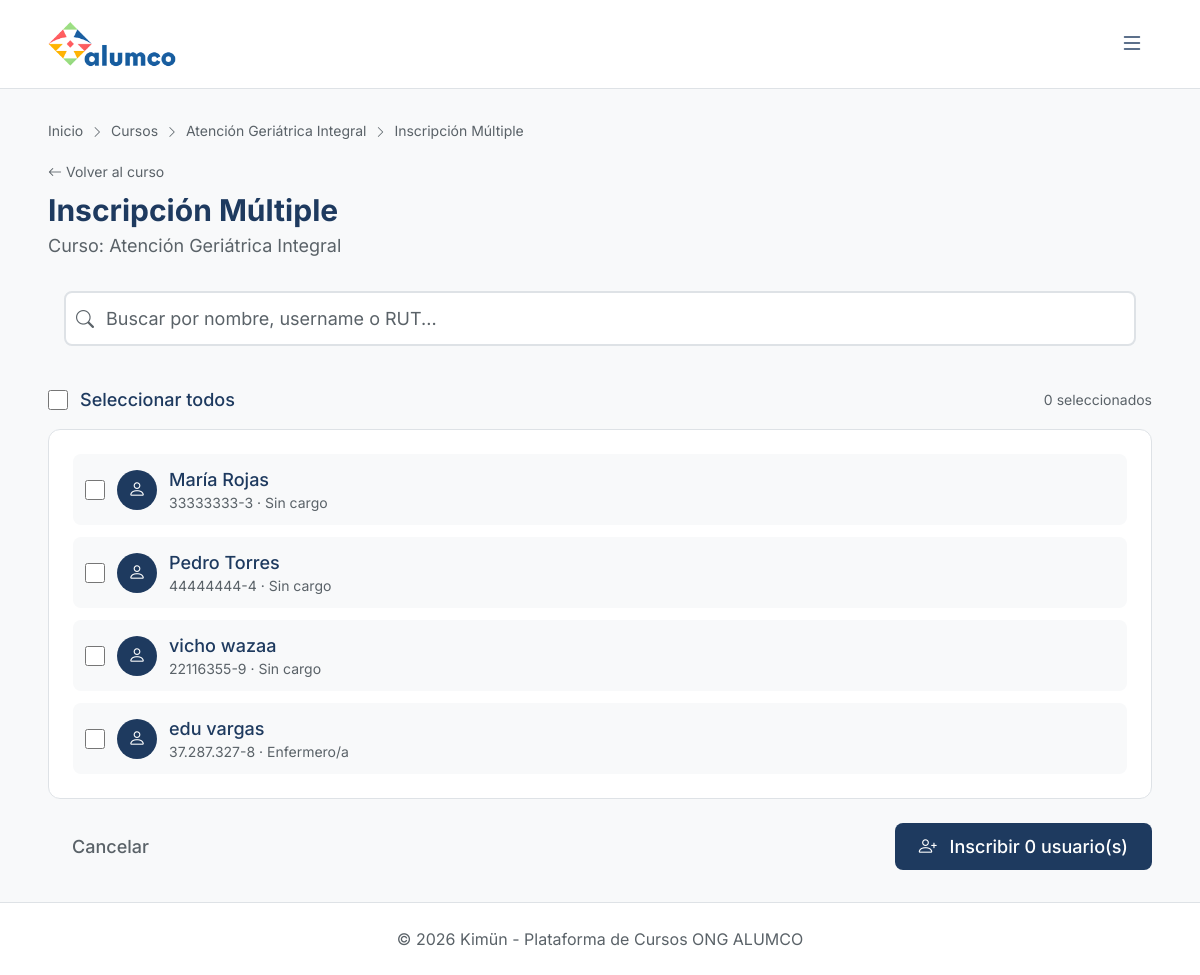
Page /cursos/10/inscribir-bulk/ (signed in) on the committed database.
### cursos/models.py (models this page shows, shortened)
class Curso(models.Model):
    ESTADO_CHOICES = [
        ('borrador', 'Borrador'),
        ('publicado', 'Publicado'),
    ]
    titulo = models.CharField(max_length=200)
    descripcion = models.TextField()
    categoria = models.ForeignKey(
        Categoria,
        on_delete=models.SET_NULL,
        null=True,
        blank=True,
        related_name='cursos'
    )
    docente_creador = models.ForeignKey(
        settings.AUTH_USER_MODEL,
        on_delete=models.CASCADE,
        related_name='cursos_creados'
    )
    estado = models.CharField(max_length=20, choices=ESTADO_CHOICES, default='borrador')
    fecha_creacion = models.DateTimeField(auto_now_add=True)
    horas_exigidas = models.PositiveIntegerField(default=0, help_text='Horas totales exigidas para completar el curso')
    horas_por_semana = models.PositiveIntegerField(default=0, help_text='Horas de dedicación semanal esperada')
    exige_tiempo_minimo = models.BooleanField(default=False, help_text='Evita que el alumno complete el curso en menos tiempo del exigido')
    duracion_minutos = models.PositiveIntegerField(default=0, help_text='Duración estimada en minutos')
    class Meta:
        verbose_name = 'Curso'
        verbose_name_plural = 'Cursos'

### usuarios/models.py (models this page shows, shortened)
class Usuario(AbstractUser):
    ROL_CHOICES = [
        ('admin', 'Administrador'),
        ('docente', 'Docente'),
        ('colaborador', 'Colaborador'),
    ]
    rut = models.CharField(max_length=12, unique=True, verbose_name='RUT')
    rol = models.CharField(max_length=20, choices=ROL_CHOICES, default='colaborador')
    cargo = models.ForeignKey(
        AreaCargo,
        on_delete=models.SET_NULL,
        null=True,
        blank=True,
        related_name='usuarios'
    )
    fecha_ingreso = models.DateField(null=True, blank=True, verbose_name='Fecha de Ingreso')
    telefono = models.CharField(max_length=20, null=True, blank=True, verbose_name='Teléfono')
    especialidades_externas = models.TextField(
        null=True,
        blank=True,
        help_text='Especialidades, conocimientos o habilidades adquiridas fuera de Kimün.',
        verbose_name='Especialidades Externas'
    )
    limite_pacientes_personalizado = models.IntegerField(
        null=True,
        blank=True,
        help_text='Si se define, sobreescribe el límite del cargo del usuario.'
    )
    class Meta:
        verbose_name = 'Usuario'
        verbose_name_plural = 'Usuarios'

class AreaCargo(models.Model):
    nombre = models.CharField(max_length=100, unique=True)
    limite_pacientes = models.PositiveIntegerField(
        default=0,
        help_text='Límite máximo de pacientes asignables para este rol. 0 significa sin límite.'
    )
    class Meta:
        verbose_name = 'Área/Cargo'
        verbose_name_plural = 'Áreas/Cargos'

### usuarios/views.py (the view, shortened to what this page needs)
# urls.py: path('cursos/<int:curso_id>/inscribir-bulk/', views.inscribir_curso_bulk, name='inscribir_curso_bulk'),
@login_required
@admin_required
def inscribir_curso_bulk(request, curso_id):
    curso = get_object_or_404(Curso, pk=curso_id)
    query = request.GET.get('q', '')
    usuarios_inscritos = InscripcionCurso.objects.filter(curso=curso).values_list('usuario_id', flat=True)
    usuarios_disponibles = Usuario.objects.exclude(id__in=usuarios_inscritos).filter(rol='colaborador')
    usuarios_disponibles = list(usuarios_disponibles.select_related('cargo'))
    return render(request, 'usuarios/inscribir_curso_bulk.html', {
        'curso': curso,
        'usuarios': usuarios_disponibles,
        'query': query
    })

### templates/usuarios/inscribir_curso_bulk.html (shortened to what this page needs)
<!DOCTYPE html>
{% extends 'base.html' %}
{% block breadcrumbs %}
<nav class="text-sm mb-4" style="color: var(--color-text-secondary);">
    <a href="{% url 'inicio' %}">Inicio</a>
    <i class="bi bi-chevron-right text-xs mx-1"></i>
    <a href="{% url 'cursos:curso_list' %}">Cursos</a>
    <i class="bi bi-chevron-right text-xs mx-1"></i>
    <a href="{% url 'cursos:curso_detail' pk=curso.pk %}">{{ curso.titulo }}</a>
    <i class="bi bi-chevron-right text-xs mx-1"></i>
    <span>Inscripción Múltiple</span>
</nav>
{% endblock %}
{% block content %}
<div class="fade-in">
    <div class="mb-4">
        <a href="{% url 'cursos:curso_detail' pk=curso.pk %}" class="text-sm hover:underline" style="color: var(--color-text-secondary);">
            <i class="bi bi-arrow-left"></i> Volver al curso
        </a>
        <h1 class="text-3xl font-bold mt-2">Inscripción Múltiple</h1>
        <p class="mt-1" style="color: var(--color-text-secondary);">
            Curso: {{ curso.titulo }}
        </p>
    </div>
    <form method="post" id="bulkForm">
        <div class="mb-6 p-4 rounded-xl" style="background-color: var(--color-bg);">
            <div class="relative">
                <i class="bi bi-search absolute left-3 top-1/2 transform -translate-y-1/2" style="color: var(--color-text-secondary);"></i>
                <input type="text" name="q" value="{{ query|default:'' }}"
                       placeholder="Buscar por nombre, username o RUT..."
                       class="w-full pl-10 pr-4 py-3 rounded-lg input-field"
                       hx-get="{% url 'usuarios:inscribir_curso_bulk' curso_id=curso.pk %}"
                       hx-trigger="keyup changed delay:500"
                       hx-target="#userList"
                       hx-vals='{"q": ""}'
                       oninput="this.setAttribute('hx-vals', JSON.stringify({q: this.value}))">
            </div>
        </div>
        {% if usuarios %}
        <div class="mb-4 flex items-center justify-between">
            <label class="flex items-center gap-3 cursor-pointer">
                <input type="checkbox" id="selectAll"
                       class="w-5 h-5 rounded"
                       style="accent-color: var(--color-primary);"
                       onchange="toggleAll(this)">
                <span class="font-medium">Seleccionar todos</span>
            </label>
            <span class="text-sm" style="color: var(--color-text-secondary);">
                <span id="selectedCount">0</span> seleccionados
            </span>
        </div>
        <div class="hybrid-card rounded-xl p-6 mb-6">
            <div class="space-y-3" id="userList">
                {% for usuario in usuarios %}
                <label class="flex items-center justify-between p-3 rounded-lg cursor-pointer hover:bg-gray-50 dark:hover:bg-slate-800" style="background-color: var(--color-bg);">
                    <div class="flex items-center gap-3">
                        <input type="checkbox" name="usuarios" value="{{ usuario.pk }}"
                               class="user-checkbox w-5 h-5 rounded"
                               style="accent-color: var(--color-primary);"
                               onchange="updateCount()">
                        <div class="w-10 h-10 rounded-full flex items-center justify-center"
                             style="background-color: var(--color-primary); color: white;">
                            <i class="bi bi-person"></i>
                        </div>
                        <div>
                            <p class="font-medium">{{ usuario.get_full_name|default:usuario.username }}</p>
                            <p class="text-sm" style="color: var(--color-text-secondary);">
                                {{ usuario.rut }} · {{ usuario.cargo.nombre|default:'Sin cargo' }}
                            </p>
                        </div>
                    </div>
                </label>
                {% endfor %}
            </div>
        </div>
        <div class="flex justify-between items-center">
            <a href="{% url 'cursos:curso_detail' pk=curso.pk %}"
               class="px-6 py-2.5 rounded-lg font-medium" style="color: var(--color-text-secondary);">
                Cancelar
            </a>
            <button type="submit" class="btn-primary px-6 py-2.5 rounded-lg font-medium" id="submitBtn" disabled>
                <i class="bi bi-person-plus me-2"></i>
                Inscribir <span id="submitCount">0</span> usuario(s)
            </button>
        </div>
        {% endif %}
    </form>
</div>
{% endblock %}

### static/css/kimun.css (style rules this page uses)
:root { --space-xs: 0.25rem; --space-sm: 0.5rem; --space-md: 1rem; --space-lg: 1.5rem; --space-xl: 2rem; --space-2xl: 3rem; --space-3xl: 4rem; --radius-sm: 0.25rem; --radius-md: 0.75rem; --radius-lg: 1rem; --radius-xl: 1.5rem; --radius-asymmetric: 1rem 0.25rem 1rem 0.25rem; --shadow-sm: 0 1px 2px color-mix(in srgb, var(--color-text) 8%, transparent); --shadow-md: 0 4px 6px -1px color-mix(in srgb, var(--color-text) 12%, transparent); --shadow-lg: 0 10px 40px -10px color-mix(in srgb, var(--color-text) 18%, transparent); --transition-fast: 0.15s ease; --transition-normal: 0.2s ease; --transition-slow: 0.3s ease; }
.fade-in { animation: fadeInUp 0.5s ease forwards; opacity: 0; }
.rounded-lg { border-radius: var(--radius-lg); }
.rounded-xl { border-radius: var(--radius-xl); }

### templates/base.html (style rules this page uses)
body { font-family: "Inter", sans-serif; font-size: 18px; }
[data-theme="light"] { --color-bg: #f8f9fa; --color-surface: #ffffff; --color-surface-raised: #f3f4f6; --color-primary: #1e3a5f; --color-primary-hover: #2d5a87; --color-accent: #f57c00; --color-text: #1e3a5f; --color-text-secondary: #5a6268; --color-border: #dee2e6; --color-card-hover: #f1f5f9; --color-success: #166534; --color-success-bg: rgba(22, 163, 74, 0.15); --color-info: #2563eb; --color-info-bg: rgba(37, 99, 235, 0.15); --color-warning: #92400e; --color-warning-bg: rgba(217, 119, 6, 0.15); --color-purple: #9333ea; --color-purple-bg: rgba(147, 51, 234, 0.15); --color-pink: #db2777; --color-pink-bg: rgba(219, 39, 119, 0.15); --gradient-start: #1e3a5f; --gradient-end: #3b82f6; }
body { background-color: var(--color-bg); color: var(--color-text); }
.hybrid-card { background-color: var(--color-surface); border: 1px solid var(--color-border); transition: all 0.3s ease; }
.btn-primary { background-color: var(--color-primary); color: white; transition: all 0.2s ease; }
.input-field { background-color: var(--color-surface); border: 2px solid var(--color-border); color: var(--color-text); transition: border-color 0.2s ease; }
.input-field::placeholder { color: var(--color-text-secondary); }
.fade-in { animation: fadeIn 0.5s ease-out forwards; opacity: 0; }

### rows in the picture
Curso: titulo "Atención Geriátrica Integral"
Usuario: get_full_name "María Rojas", rut "33333333-3", cargo.nombre "Sin cargo"
Usuario: get_full_name "Pedro Torres", rut "44444444-4", cargo.nombre "Sin cargo"
Usuario: get_full_name "vicho wazaa", rut "22116355-9", cargo.nombre "Sin cargo"
Usuario: get_full_name "edu vargas", rut "37.287.327-8", cargo.nombre "Enfermero/a"
